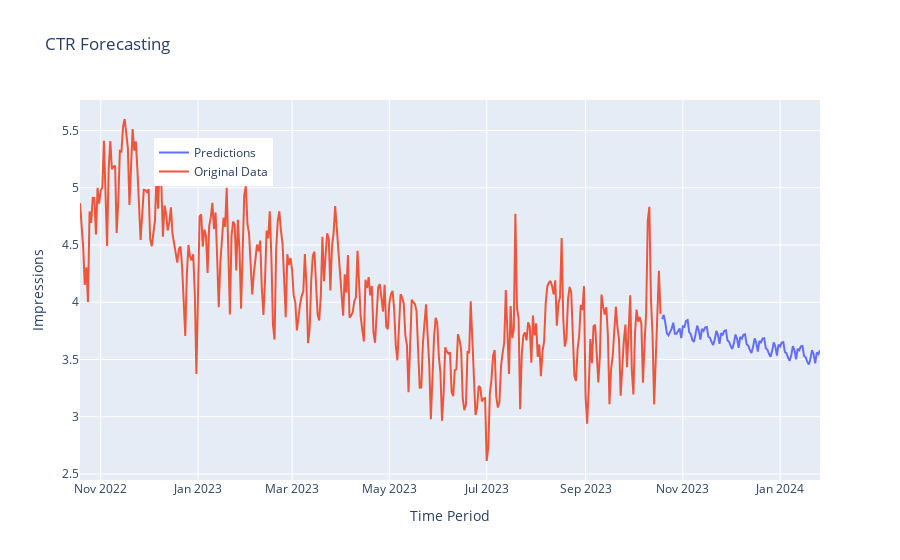

Here is the notebook cell this chart was saved with:
### Code cell
fig.update_layout(title='CTR Forecasting',
                  xaxis_title='Time Period',
                  yaxis_title='Impressions',
                  legend=dict(x=0.1, y=0.9),
                  showlegend=True)

fig.show()

### Figure 1 — Plotly figure (JSON) as saved in the notebook; plotly's stock layout.template omitted (floating-point values rounded to 4 significant figures; data arrays with more than 128 entries replaced by an {"elided": "..."} marker saying what was removed)
{"data": [{"mode": "lines", "name": "Predictions", "type": "scatter", "x": {"elided": "465 str values"}, "y": {"elided": "465 float values"}}, {"mode": "lines", "name": "Original Data", "type": "scatter", "x": {"elided": "465 str values"}, "y": {"elided": "465 float values"}}], "layout": {"legend": {"x": 0.1, "y": 0.9}, "showlegend": true, "title": {"text": "CTR Forecasting"}, "xaxis": {"title": {"text": "Time Period"}}, "yaxis": {"title": {"text": "Impressions"}}}}
